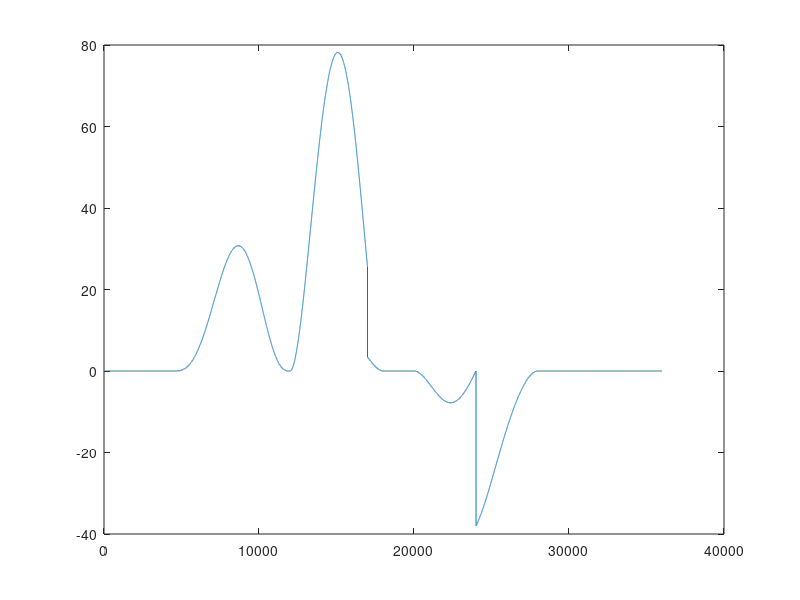
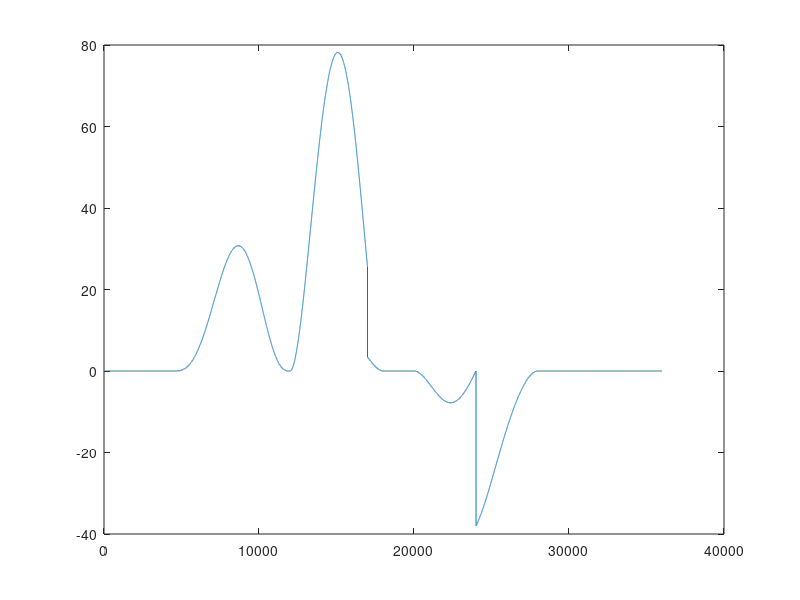
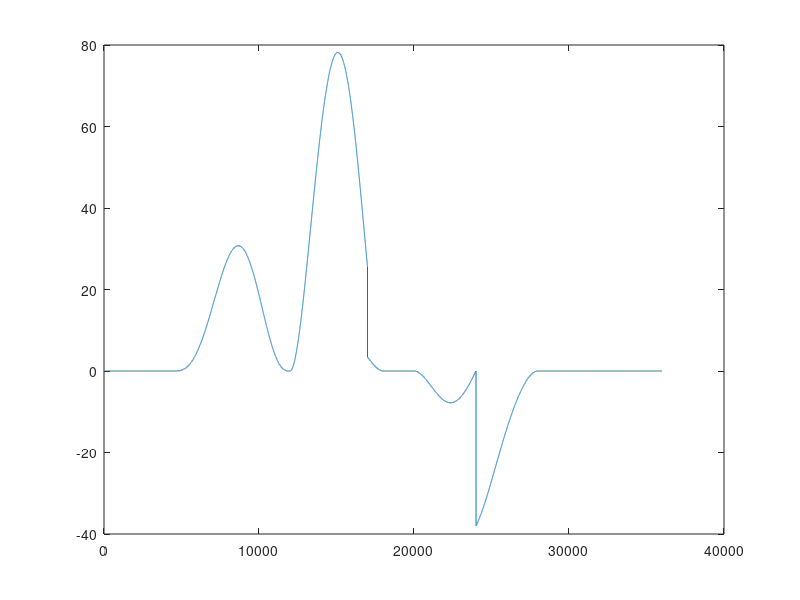
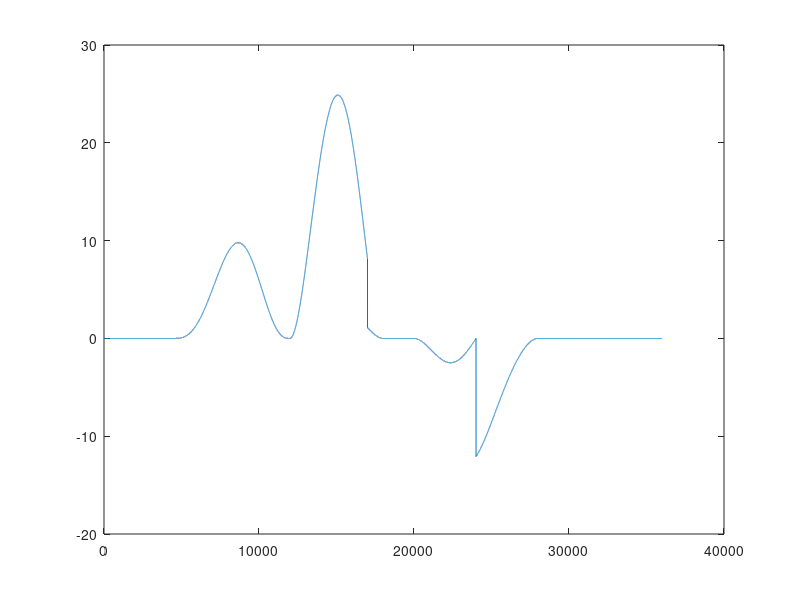

Write the MATLAB code that produced these figures, in order.
clear; close all; clc

out = load('Geometrie_e0.mat');

X = out.S*10^-3;
V = out.V;
A = out.A;
alpha = out.pressure_angle;
omega = out.w;
F_func = out.extload;
m = out.mass;
rho = out.roc_pitch;
N_tot = out.normalforce_tot;
e = out.exc*10^-3;
bcr = out.bcr*10^-3;
rof = out.rof*10^-3;

R0 = bcr + rof;
R = X + R0;
R_no_exc = sqrt(out.xpitch.^2 + out.ypitch.^2)*10^(-3);
P_e0 = N_tot.*sin(alpha).*R.*omega;
P_e02 = N_tot.*sin(alpha).*R_no_exc.*omega;
figure()
plot(P_e0)
figure()
plot(P_e02)
test = load('Geometrie_e.mat');

Xe = test.S*10^-3;
V = out.V;
A = out.A;
alphae = test.pressure_angle;
omega = out.w;
F_func = out.extload;
m = out.mass;
rho = out.roc_pitch;
N_tote = test.normalforce_tot;
e = test.exc*10^-3;
bcre = test.bcr*10^-3;
rofe = test.rof*10^-3;

R0e = bcre + rofe;
R_no_exc = sqrt(test.xpitch.^2 + test.ypitch.^2);%*10^(-3);

P_e = N_tote.*(e*cos(alphae)+sin(alphae).*(sqrt(R0e^2-e^2)+Xe))*omega;
P_av2 = mean(P_e);
figure()
plot(P_e)


M = P_e/omega;
M_av = P_av2 ./ test.w;
M_delta = M_av - M;
A = cumtrapz(test.theta, M_delta);

figure()
plot(M)
figure()
plot(A)